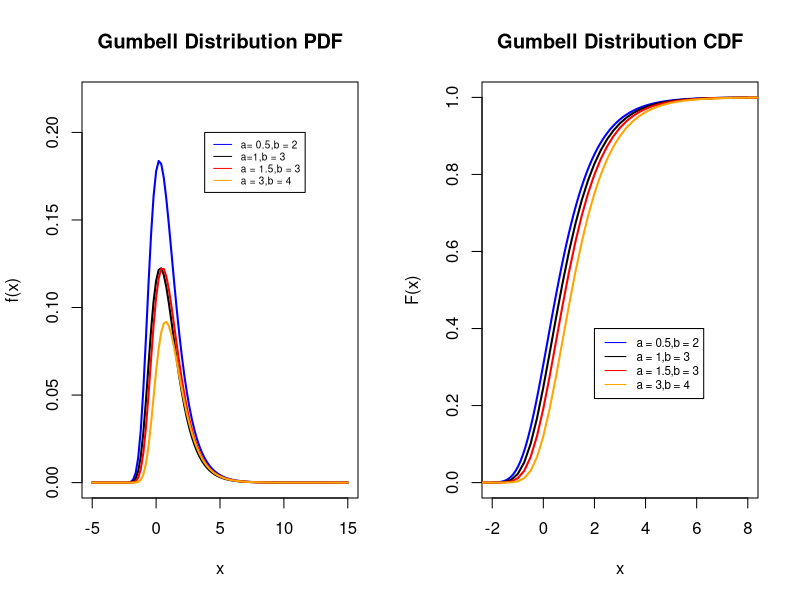

The R source for this figure:
# Gumbell Distribution PDF and CDF#
# parameter data from https://www.wikipedia.org/

par(mfrow=c(1,2))

x=c(1:7)

pdfGum = function(x,a,b){
  
  fx = (1/b)*exp(-( (x-a/b)+ exp(-(x-a/b) ) ) )
  return(fx)
}

curve(pdfGum(x,0.5,2), ylab="f(x)",xlim=c(-5,15),ylim=c(0,0.22),col="blue",
      lwd=2,main="Gumbell Distribution PDF")

curve(pdfGum(x,1,3),from=-5,to = 15,lwd=2,col="black",add=T)
curve(pdfGum(x,1.5,3),from= -5,to = 15,lwd=2,col="red",add=T)
curve(pdfGum(x,3,4),from= -5,to = 15,lwd=2,col="orange",add=T)

legend(3.8,.20, legend= c( "a= 0.5,b = 2","a=1,b = 3", "a = 1.5,b = 3", "a = 3,b = 4"),
       col =c( "blue","black","red","orange"),lty=1,cex=0.6)



# Gumbell Distributon CDF

cdfGum = function(x,a,b){
  
  Fx = (exp(-exp(-(x-a/b)) ))
  return(Fx)
}

curve(cdfGum(x,0.5,3), ylab="F(x)",xlim=c(-2,8),ylim=c(0,1),col="blue",
      lwd=2,main="Gumbell Distribution CDF")

curve(cdfGum(x,1,3),from=-5,to = 20,lwd=2,col="black",add=T)
curve(cdfGum(x,1.5,3),from= -5,to = 20,lwd=2,col="red",add=T)
curve(cdfGum(x,3,4),from= -5,to = 20,lwd=2,col="orange",add=T)

legend(2,.4, legend= c( "a = 0.5,b = 2","a = 1,b = 3", "a = 1.5,b = 3", "a = 3,b = 4"),
      col =c( "blue","black","red","orange"),lty=1,cex=0.7)
